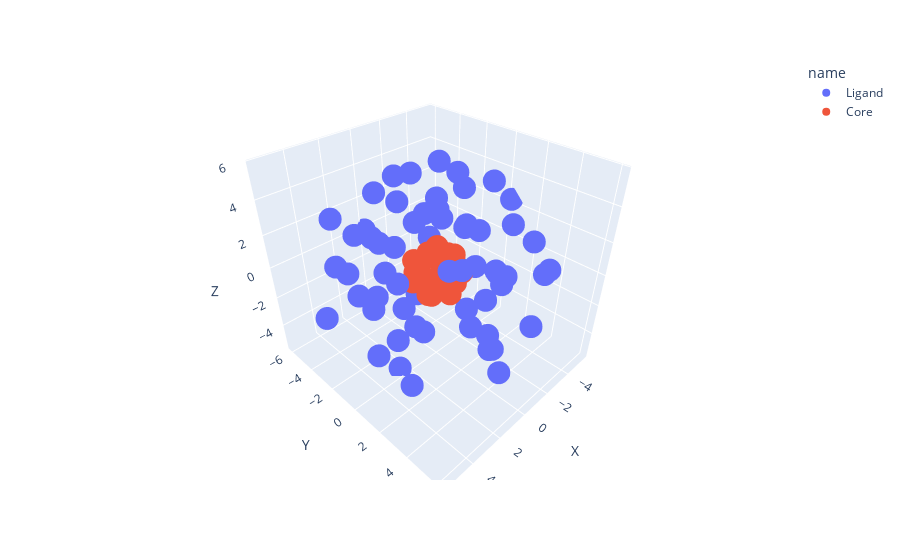

This figure's notebook cell:
### Code cell
fig = px.scatter_3d(PandasNPDataframe, x='X', y='Y', z='Z', color='name')
#fig = px.scatter_3d(dfCore, x='X', y='Y', z='Z')
fig.show()
